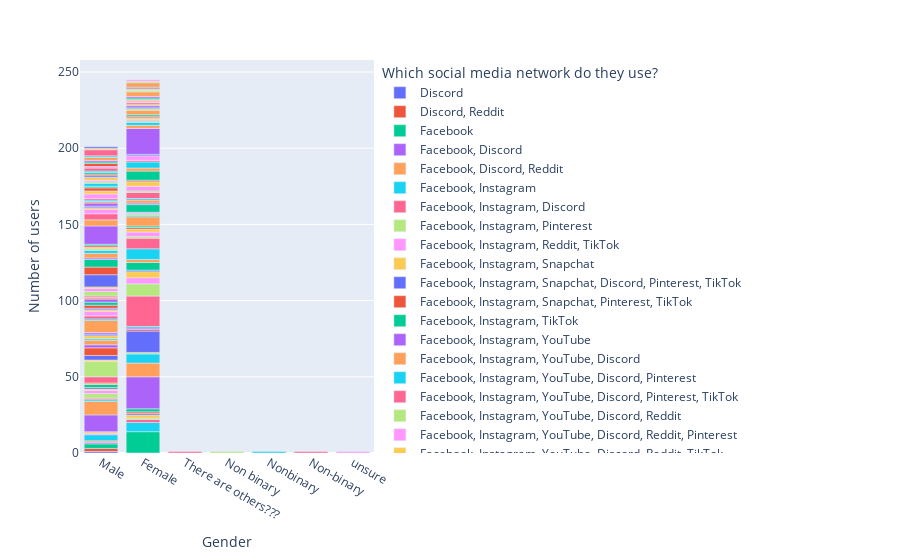

Notebook code cell kept with this figure:
### Code cell
px.bar(data_ftyirt, x="Gender", y="Number of users",color="Which social media network do they use?")
